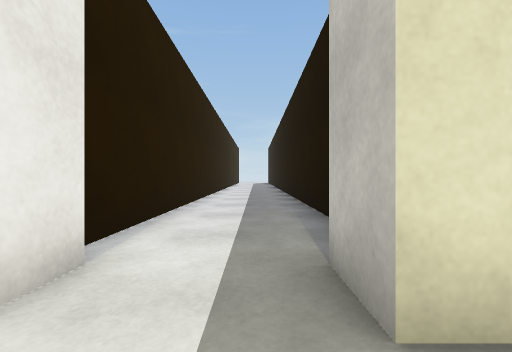
View 1 (above)

22 first-person views from a walk through a 3-D level made in the Unity game engine. The camera is 0.72 m above the floor, looks level and sees 90° across. Doors are open. The floor is counted in squares, 1 m on a side. Each view is taken from the middle of a square. On the plan, view 1 faces up. The plan holds only what a view shows up to about 9 squares ahead; the rest is blank. The place goes on beyond the plan. The player character is not drawn. Surface patterns are stand-ins for the level's own textures.

View 2
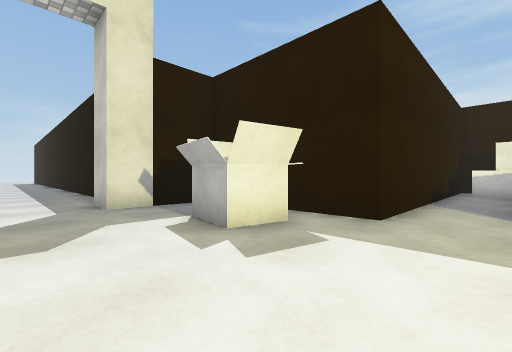

View 3
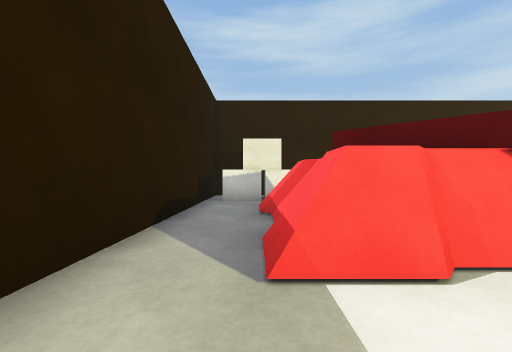

View 4
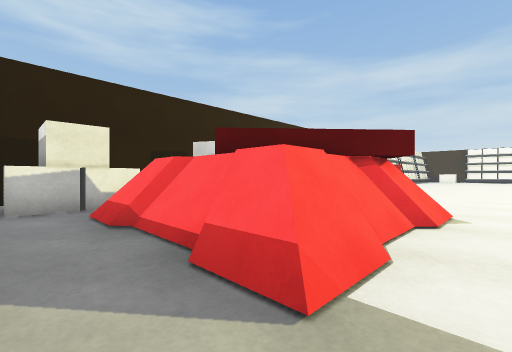

View 5
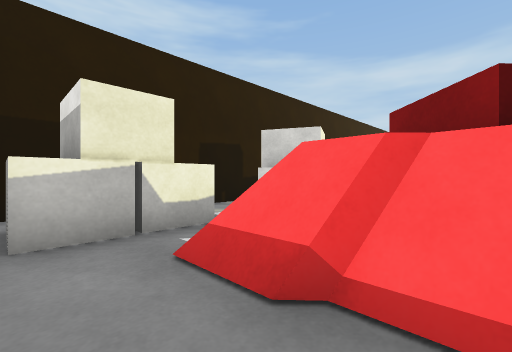

View 6
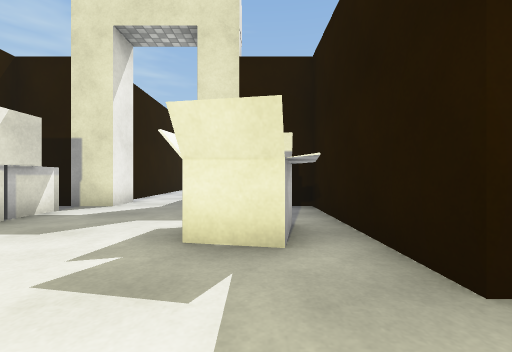

View 7
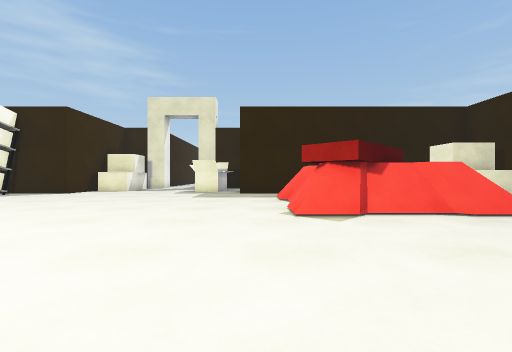

View 8
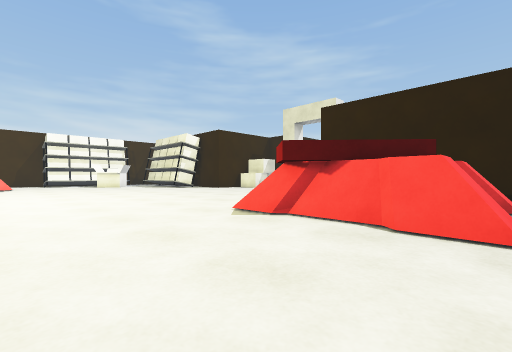

View 9
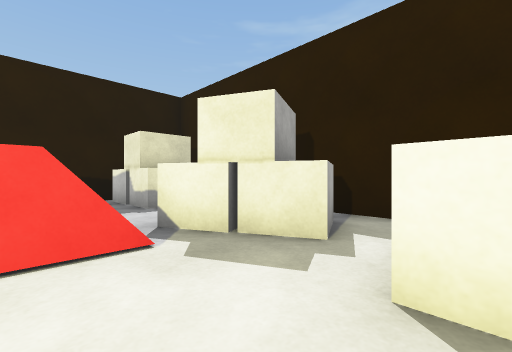

View 10
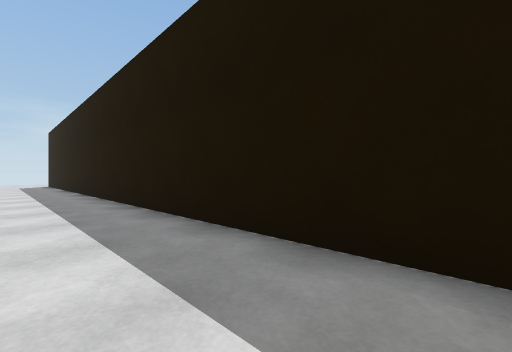

View 11
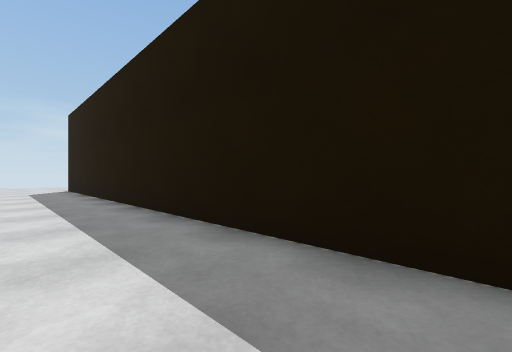

View 12
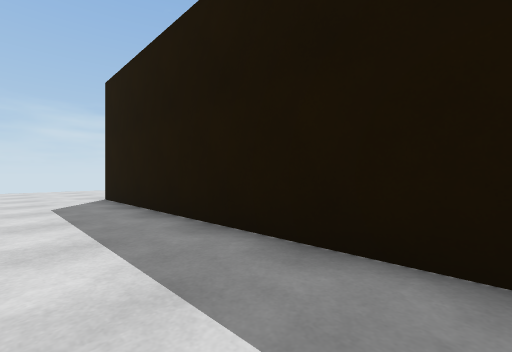

View 13
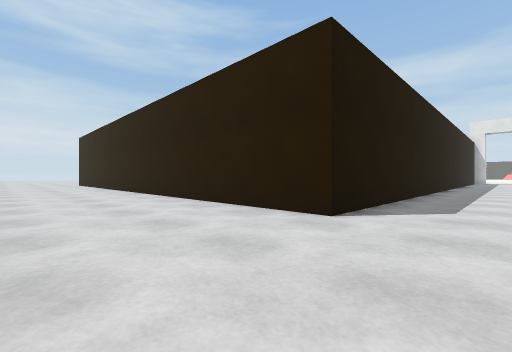

View 14
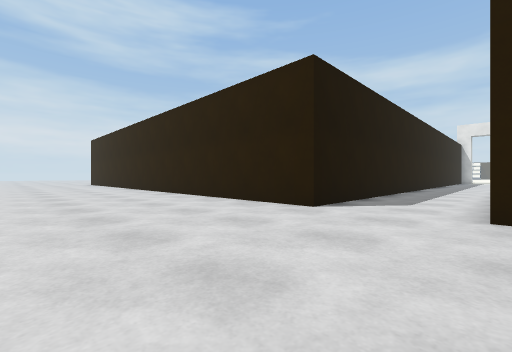

View 15
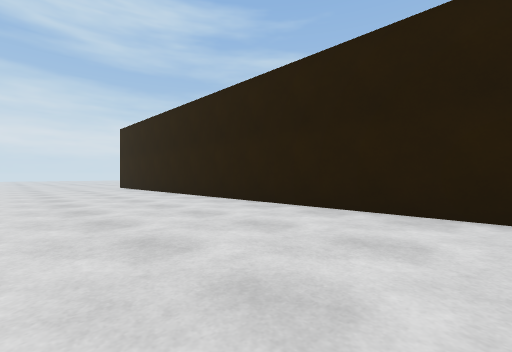

View 16
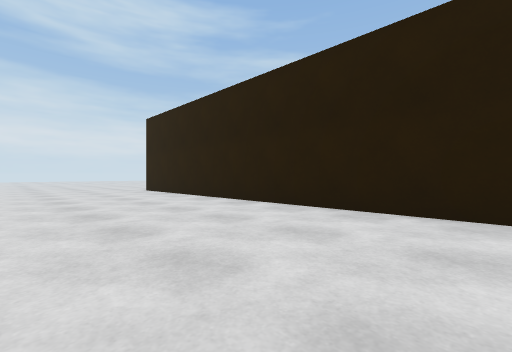

View 17
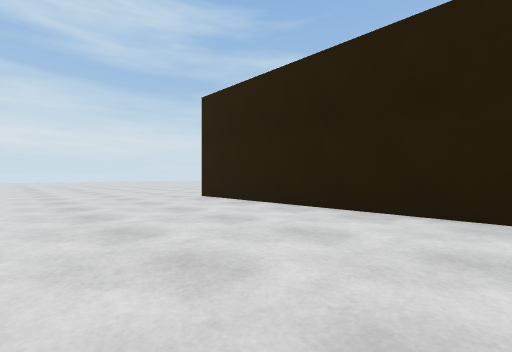

View 18
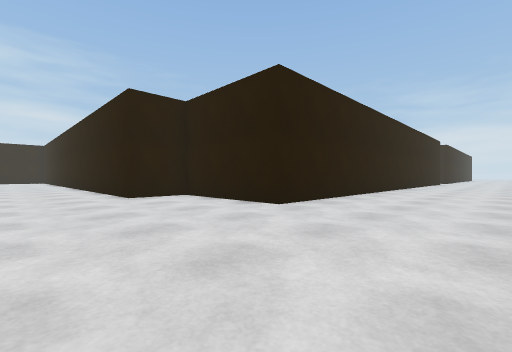

View 19
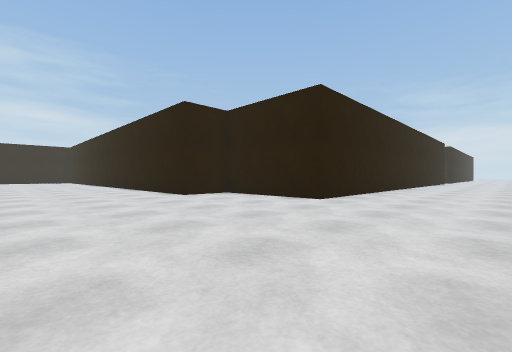

View 20
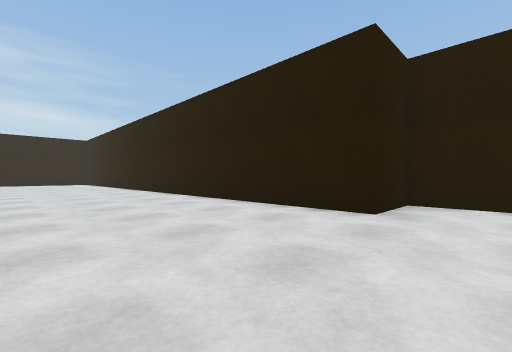

View 21
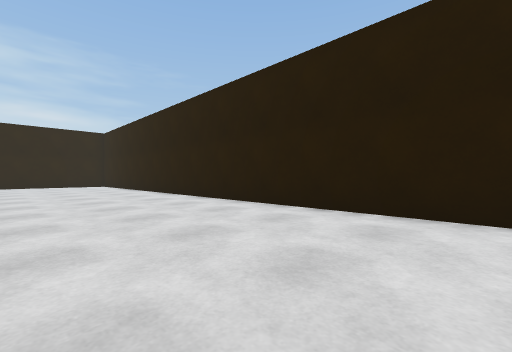

View 22
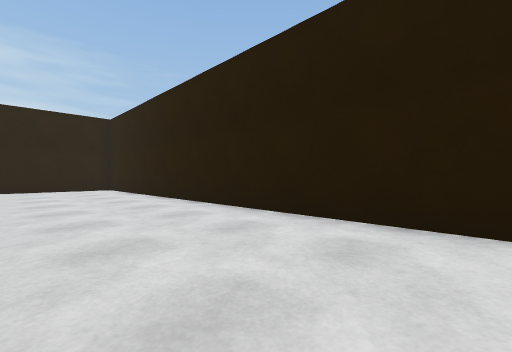

### Floor plan
Points are (right, up) in squares from view 1. A wall is a line through its corners. A room is listed if a view was taken in it or the views show most of it. See-through windows are left out.
Room 1 (views 1, 2, 3, 4, 5, 6, 7, 8, 9)
walls: (12.6, -10.6) (12.6, -7); (12.6, -5.4) (12.6, -4); (12, -3.5) (3.4, -3.5) (3.4, 1.1) (0.6, 1.1); (-1.4, 1.1) (-2.5, 1.1)
ways out: open door at (-0.5, 1) to room 2
objects: box (-2, -2) to (-2, 0); other object (1, -2) to (3, -1); other object (5, -9) to (9, -5); other object (10, -12) to (11, -12); box (10, -10) to (12, -8); box (10, -6) to (12, -4)
Room 2 (views 10, 11, 12, 13, 14, 15, 16, 17, 18, 19, 20, 21, 22)
walls: (-1.8, 9) (-1.8, 2.6); (1.3, 4.5) (1.3, 26.8) (22, 26.8) (22, 22.2) (24, 22.2) (24, 5.2); (0.6, 1.1) (0.6, 2.1); (-1.4, 2.1) (-1.4, 1.1)
ways out: open door at (-0.5, 1) to room 1

Where each view was taken, in squares from view 1:
view 1: 0 up, 0 right, facing up
view 2: 5 down, 1 left, facing up-right
view 3: 5 down, 3 right, facing right
view 4: 4 down, 4 right, facing down-right
view 5: 4 down, 7 right, facing down-right
view 6: 5 down, 2 right, facing up
view 7: 14 down, 4 right, facing up
view 8: 13 down, 9 right, facing up-left
view 9: 12 down, 8 right, facing up-right
view 10: 5 up, 1 left, facing up-right
view 11: 12 up, 1 left, facing up-right
view 12: 18 up, 1 left, facing up-right
view 13: 31 up, 1 left, facing down-right
view 14: 32 up, 2 left, facing down-right
view 15: 32 up, 5 right, facing down-right
view 16: 32 up, 9 right, facing down-right
view 17: 32 up, 14 right, facing down-right
view 18: 31 up, 27 right, facing down-left
view 19: 31 up, 29 right, facing down-left
view 20: 24 up, 29 right, facing down-left
view 21: 19 up, 29 right, facing down-left
view 22: 14 up, 28 right, facing down-left
